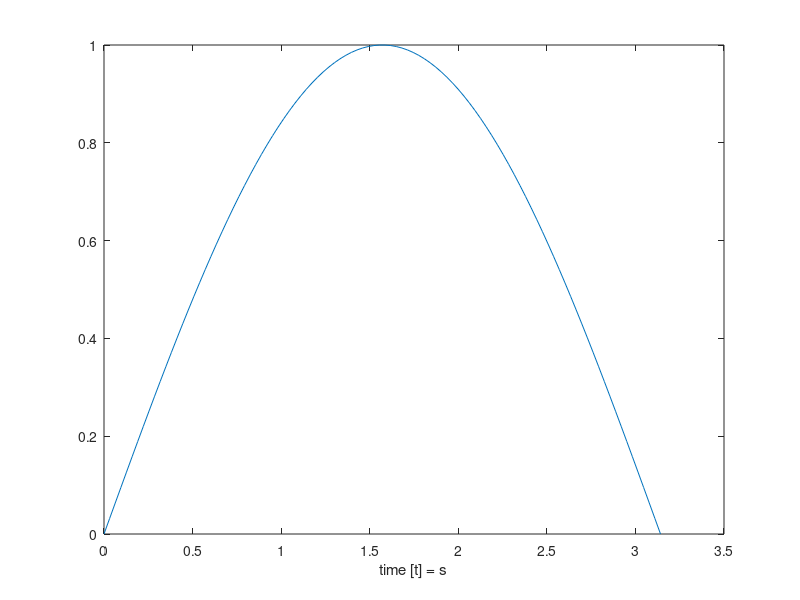

Write MATLAB code to recreate this figure.
xx = linspace(0,pi,100);
ff = sin(xx);
fig = figure()
plot(xx,ff)
xlabel('time [t] = s')

savefig(fig,'periodic.fig')
pause
close()
